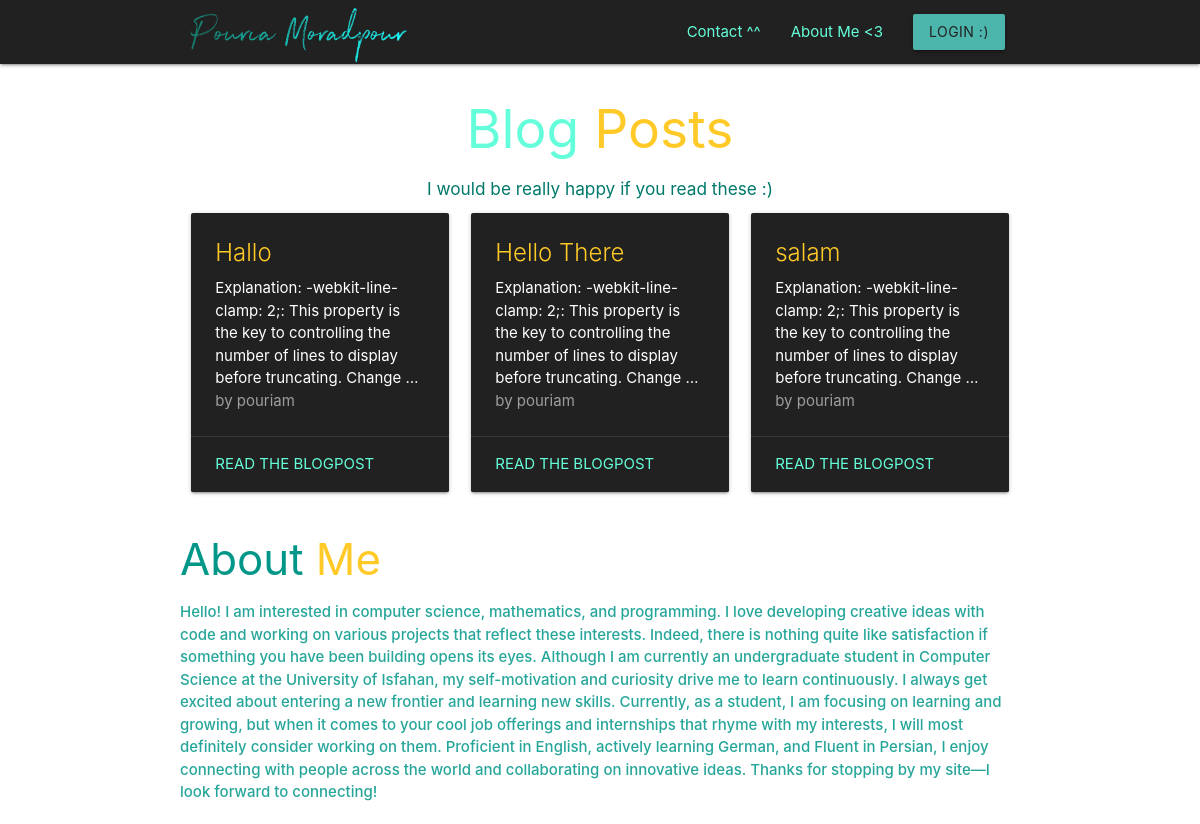
Before: / with the older database file.
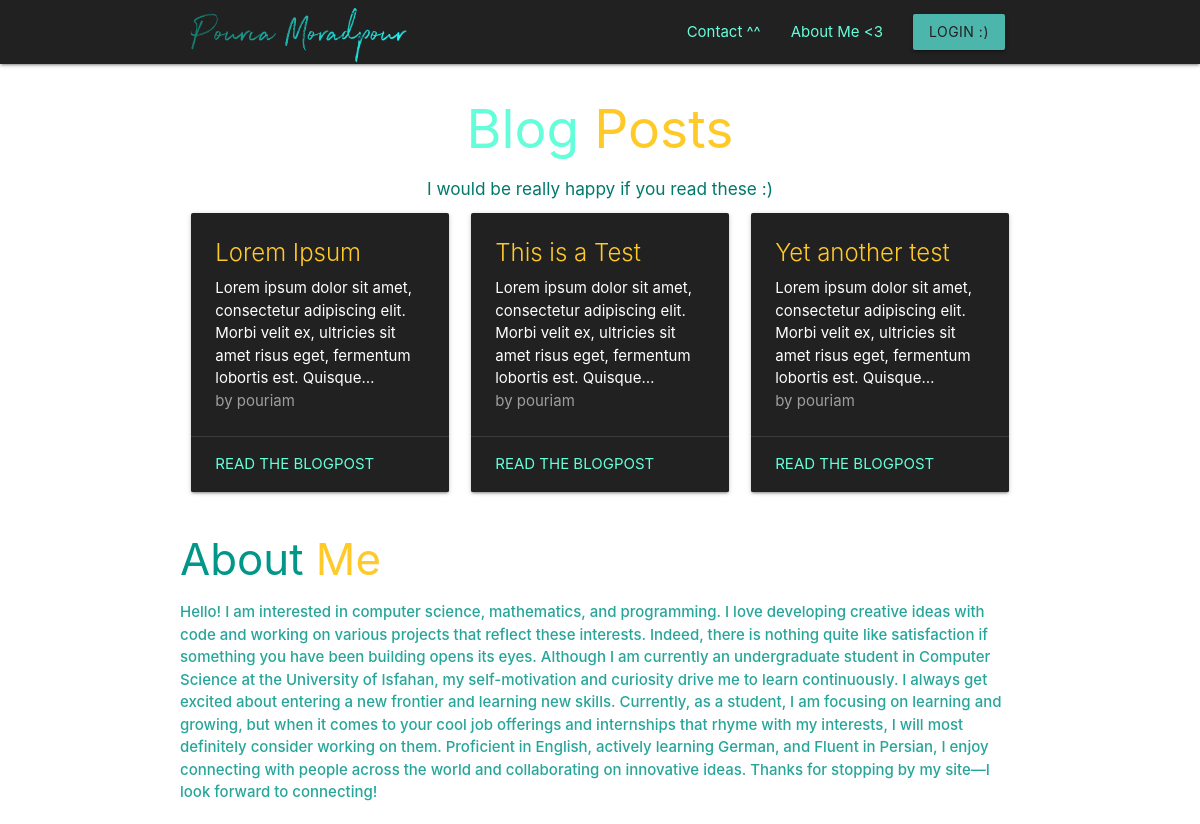
After: the same page with the newer database file.
### blog_app/models.py (models this page shows, shortened)
class Article(models.Model):
    title = models.CharField(
            max_length=200,
            validators=[MinLengthValidator(4, "Title must be greater than 4 characters")],
    )
    body = models.TextField(null=True)
    authors = models.ManyToManyField('UserProfile', through='AuthoredThrough', blank=False)
    created_at = models.DateTimeField(auto_now_add=True)
    updated_at = models.DateTimeField(auto_now=True)

class UserProfile(models.Model):
    USER = 0
    ADMIN = 1
    ROLE_CHOICES = [
        (USER, 'User'),
        (ADMIN, 'Admin'),
    ]
    user = models.OneToOneField(settings.AUTH_USER_MODEL, on_delete=models.CASCADE)
    authored = models.ManyToManyField('Article', through='AuthoredThrough', blank=True)
    role = models.IntegerField(default=USER, choices=ROLE_CHOICES)

### blog_app/views.py (the view)
# urls.py: path('', ArticleListView.as_view(), name='article_list'),
class ArticleListView(ListView):
    model = Article
    template_name = 'blog_app/article_list.html'
    context_object_name = 'articles'
    def get_queryset(self):
        return Article.objects.order_by('-created_at')[:3]
    def get_context_data(self, **kwargs):
        context = super().get_context_data(**kwargs)
        if self.request.user.is_authenticated:
            user_profile = UserProfile.objects.get(user=self.request.user)
            context['user_role'] = user_profile.role
        else:
            context['user_role'] = None
        context['ADMIN_ROLE'] = UserProfile.ADMIN
        return context

### blog_app/templates/blog_app/article_list.html (shortened to what this page needs)
<!DOCTYPE html>
<html lang="en">
{% load static %}
<head>
  <link rel="stylesheet" href="https://use.fontawesome.com/releases/v5.0.13/css/all.css"
>
  <link rel="stylesheet" href="https://cdnjs.cloudflare.com/ajax/libs/materialize/1.0.0-beta/css/materialize.min.css">
</head>
<body>
  <div class="navbar-fixed">
    <nav class="nav-wrapper grey darken-4">
      <div class="container">
        <a href="#" class="brand-logo">
            <img src="{% static 'blog_app/images/name.png' %}" alt="" class="responsive-img">
        </a>
        <ul class="right hide-on-med-and-down">
          <li><a href="" class="teal-text text-accent-2">Contact ^^</a></li>
          <li><a href="" class="teal-text text-accent-2">About Me <3</a></li>
          <li>
              {% if user.is_authenticated %}
              <a href="{% url 'logout' %}?next={{ request.path }}" class="teal-text text-accent-2">
                  Wanna Log out
                  <span class="amber-text text-lighten-1">{{user.username}}</span>? :(
              </a>
              {% else %}
              <a href="{% url 'login' %}?next={{ request.path }}"
                 class="btn teal lighten-2 grey-text text-darken-4">Login :) </a>
              {% endif %}
          </li>
        </ul>
      </div>
    </nav>
  </div>
    <div class="container">
    <div class="row">
        <div class="col s12 l12">
            <h2 class="teal-text text-accent-2 center-align">Blog <span class="amber-text text-lighten-1">Posts</span></h2>
            <h6 class="teal-text text-darken-2 center-align">I would be really happy if you read these :)</h6>
        </div>
     {% for article in articles %}
      <div class="col s12 l4">
        <div class="card grey darken-4">
          <div class="card-content">
            <span class="card-title amber-text text-lighten-1">{{ article.title }}</span>
            <p class="multi-line-truncate white-text">{{article.body}}</p>
            <span class="grey-text">by {% for author in article.authors.all %}
                {{ author.user.username }}{% if not forloop.last %}, {% endif %}
                {% endfor %}
            </span>
          </div>
          <div class="card-action">
            <a href="{% url 'blog_app:article_detail' article.id %}" class="teal-text text-accent-2">Read The Blogpost</a>
          </div>
        </div>
      </div>
        {% empty %}
        <p>No articles available.</p>
       {% endfor %}
    </div>
    </div>
  <div class="container">
      <div class="row">
          <div class="class l4 s12">
              <h3 class="teal-text text-lighten">About<span class="amber-text text-lighten-1"> Me</span></h3>
              <strong class="teal-text text-lighten-1">
Hello! I am interested in computer science, mathematics, and programming. I love developing creative ideas with code and working on various projects that reflect these interests. Indeed, there is nothing quite like satisfaction if something you have been building opens its eyes.
Although I am currently an undergraduate student in Computer Science at the University of Isfahan, my self-motivation and curiosity drive me to learn continuously. I always get excited about entering a new frontier and learning new skills. Currently, as a student, I am focusing on learning and growing, but when it comes to your cool job offerings and internships that rhyme with my interests, I will most definitely consider working on them.
Proficient in English, actively learning German, and Fluent in Persian, I enjoy connecting with people across the world and collaborating on innovative ideas. Thanks for stopping by my site—I look forward to connecting!
              </strong>
          </div>
      </div>
  </div>
</body>
</html>

Changed rows visible on the page:
changed Article: title "Hallo" → "Lorem Ipsum"; body "Explanation: -webkit-line-clamp: 2;: This property is the key to controlling the number of lines to display before truncating. Change…" → "Lorem ipsum dolor sit amet, consectetur adipiscing elit. Morbi velit ex, ultricies sit amet risus eget, fermentum lobortis est.…"
changed Article: title "Hello There" → "This is a Test"; body "Explanation: -webkit-line-clamp: 2;: This property is the key to controlling the number of lines to display before truncating. Change…" → "Lorem ipsum dolor sit amet, consectetur adipiscing elit. Morbi velit ex, ultricies sit amet risus eget, fermentum lobortis est.…"
changed Article: title "salam" → "Yet another test"; body "Explanation: -webkit-line-clamp: 2;: This property is the key to controlling the number of lines to display before truncating. Change…" → "Lorem ipsum dolor sit amet, consectetur adipiscing elit. Morbi velit ex, ultricies sit amet risus eget, fermentum lobortis est.…"
